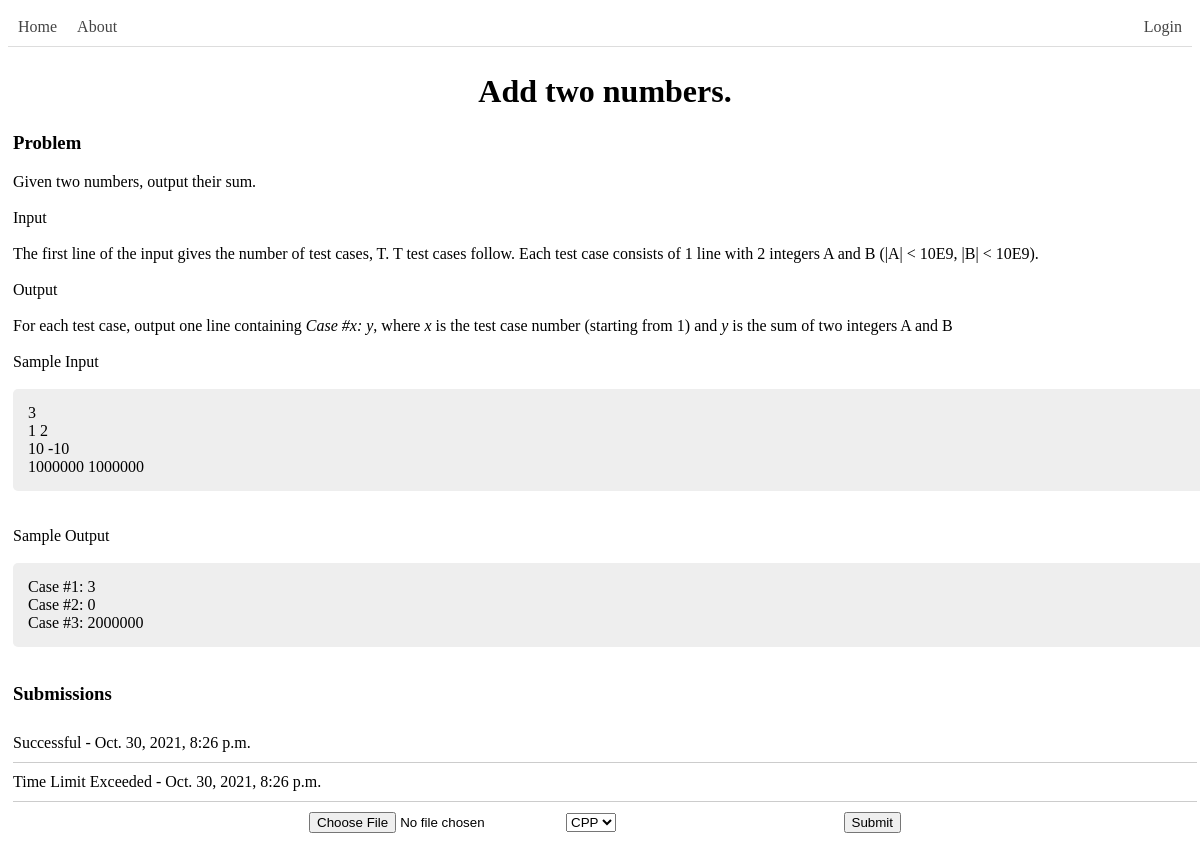
Page /problem/0f1afbcd-6419-4200-ba47-4aca339fe982 on the earlier database version.
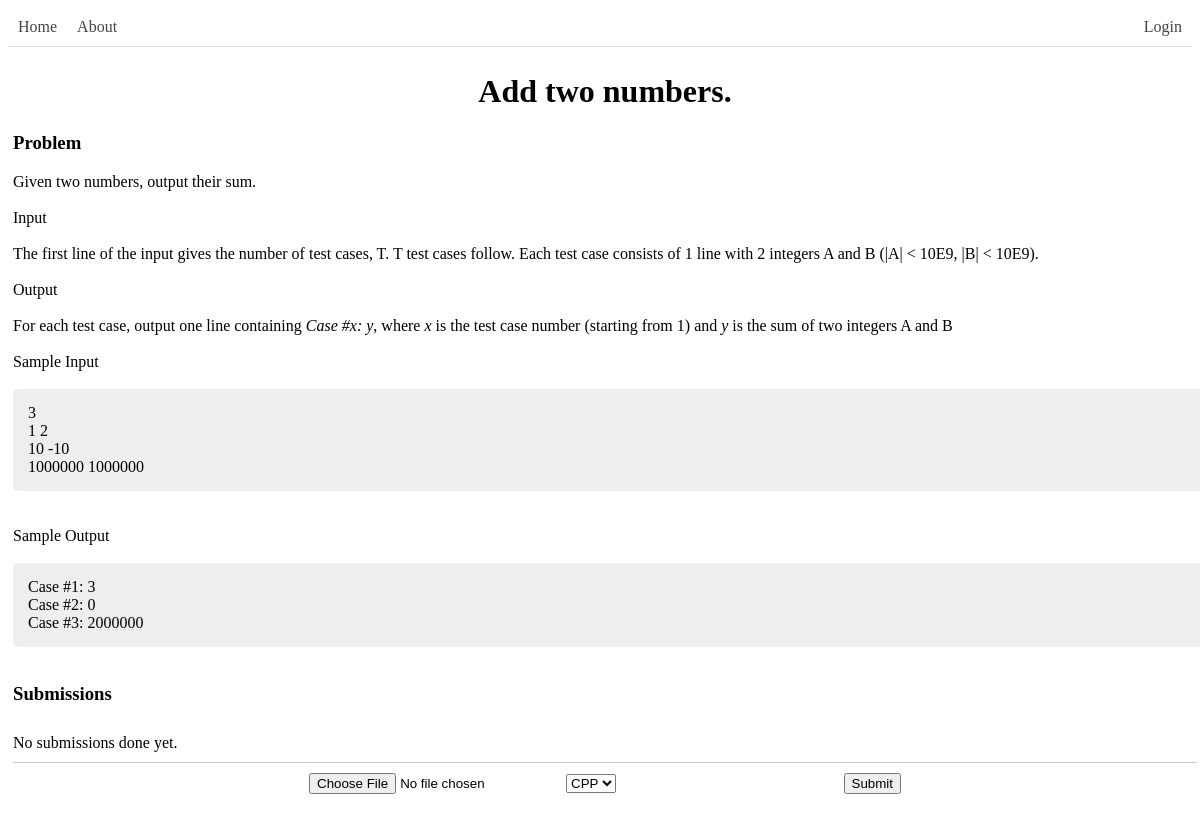
Same page on the later database version.
### website/models.py (models this page shows)
class Submission(models.Model):
    id = models.UUIDField(primary_key=True, default=uuid.uuid4, help_text='Unique ID for this particular submission')
    problem = models.ForeignKey(Problem, on_delete=models.CASCADE)
    file = models.FileField(upload_to=location)
    result = models.CharField(max_length=1,
                              choices=Result.choices,
                              default=Result.UNKNOWN, )
    submissionTime = models.DateTimeField(auto_now=True)

### website/views.py (the view, shortened to what this page needs)
# urls.py: path('problem/<uuid:problem_id>', views.problem, name='problem')
def problem(request, problem_id):
    try:
        context = {
            'problem': Problem.objects.get(id=problem_id),
            'submissions': Submission.objects.filter(problem_id=problem_id),
            'form': SubmissionForm()
        }
        return render(request, 'problem.html', context=context)
    except (Submission.DoesNotExist, Problem.DoesNotExist):
        return render(request, 'not_found.html')

### website/forms.py
class SubmissionForm(forms.Form):
    file = forms.FileField(label="")
    language = forms.ChoiceField(choices=LANGUAGE, label="", widget=forms.Select())

### website/templates/problem.html (shortened to what this page needs)
{% extends "base.html" %}
{% block content %}
<div id="res-cont">
  <center><h1>{{problem.name}}</h1></center>
  <h3>Problem</h3>
  {{problem.description|safe}}
  <br>
  <h3>Submissions</h3>
  {% if submissions %}
    {% for element in submissions %}
      <div class="problem-block-index">
        {{element.get_result_display}} - {{element.submissionTime}}
      </div>
    {% endfor %}
  {% else %}
    <div class="problem-block-index">
      No submissions done yet.
    </div>
  {% endif %}
  <form method="post" enctype="multipart/form-data" class="submission-form">
    {{ form }}
    <input class="submission-button" type="submit" value="Submit">
  </form>
</div>
{% endblock %}

Differences in the rows shown:
removed Submission: result "Successful", submissionTime "Oct. 30, 2021, 8:26 p.m."
removed Submission: result "Time Limit Exceeded", submissionTime "Oct. 30, 2021, 8:26 p.m."
Other differences:
text now shown: "No submissions done yet."
